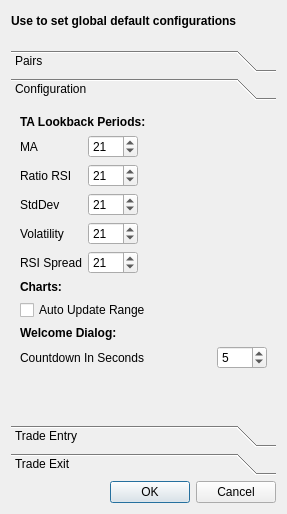
<?xml version="1.0" encoding="UTF-8"?>
<ui version="4.0">
 <class>GlobalConfigDialog</class>
 <widget class="QDialog" name="GlobalConfigDialog">
  <property name="geometry">
   <rect>
    <x>0</x>
    <y>0</y>
    <width>287</width>
    <height>514</height>
   </rect>
  </property>
  <property name="windowTitle">
   <string>Dialog</string>
  </property>
  <layout class="QVBoxLayout" name="verticalLayout_3">
   <item>
    <layout class="QHBoxLayout" name="horizontalLayout">
     <item>
      <widget class="QLabel" name="label_5">
       <property name="font">
        <font>
         <weight>75</weight>
         <bold>true</bold>
        </font>
       </property>
       <property name="text">
        <string>Use to set global default configurations</string>
       </property>
      </widget>
     </item>
     <item>
      <spacer name="horizontalSpacer">
       <property name="orientation">
        <enum>Qt::Horizontal</enum>
       </property>
       <property name="sizeHint" stdset="0">
        <size>
         <width>40</width>
         <height>20</height>
        </size>
       </property>
      </spacer>
     </item>
    </layout>
   </item>
   <item>
    <spacer name="verticalSpacer">
     <property name="orientation">
      <enum>Qt::Vertical</enum>
     </property>
     <property name="sizeType">
      <enum>QSizePolicy::Fixed</enum>
     </property>
     <property name="sizeHint" stdset="0">
      <size>
       <width>20</width>
       <height>13</height>
      </size>
     </property>
    </spacer>
   </item>
   <item>
    <widget class="QToolBox" name="toolBox">
     <property name="currentIndex">
      <number>1</number>
     </property>
     <widget class="QWidget" name="page_6">
      <property name="geometry">
       <rect>
        <x>0</x>
        <y>0</y>
        <width>98</width>
        <height>28</height>
       </rect>
      </property>
      <attribute name="label">
       <string>Pairs</string>
      </attribute>
      <widget class="QWidget" name="layoutWidget1">
       <property name="geometry">
        <rect>
         <x>1</x>
         <y>0</y>
         <width>158</width>
         <height>67</height>
        </rect>
       </property>
       <layout class="QFormLayout" name="formLayout_2">
        <item row="0" column="0">
         <widget class="QLabel" name="timeFrameLabel_3">
          <property name="maximumSize">
           <size>
            <width>75</width>
            <height>16777215</height>
           </size>
          </property>
          <property name="text">
           <string>Time Frame</string>
          </property>
         </widget>
        </item>
        <item row="0" column="1">
         <widget class="QComboBox" name="timeFrameComboBox_2">
          <property name="maximumSize">
           <size>
            <width>75</width>
            <height>16777215</height>
           </size>
          </property>
          <property name="currentIndex">
           <number>11</number>
          </property>
          <property name="maxVisibleItems">
           <number>11</number>
          </property>
          <item>
           <property name="text">
            <string>1 secs</string>
           </property>
          </item>
          <item>
           <property name="text">
            <string>5 secs</string>
           </property>
          </item>
          <item>
           <property name="text">
            <string>15 secs</string>
           </property>
          </item>
          <item>
           <property name="text">
            <string>30 secs</string>
           </property>
          </item>
          <item>
           <property name="text">
            <string>1 min</string>
           </property>
          </item>
          <item>
           <property name="text">
            <string>2 mins</string>
           </property>
          </item>
          <item>
           <property name="text">
            <string>3 mins</string>
           </property>
          </item>
          <item>
           <property name="text">
            <string>5 mins</string>
           </property>
          </item>
          <item>
           <property name="text">
            <string>15 mins</string>
           </property>
          </item>
          <item>
           <property name="text">
            <string>30 mins</string>
           </property>
          </item>
          <item>
           <property name="text">
            <string>1 hour</string>
           </property>
          </item>
          <item>
           <property name="text">
            <string>1 day</string>
           </property>
          </item>
         </widget>
        </item>
        <item row="1" column="0">
         <widget class="QLabel" name="lookbackLabel">
          <property name="text">
           <string>Lookback</string>
          </property>
         </widget>
        </item>
        <item row="1" column="1">
         <widget class="QSpinBox" name="lookbackSpinBox">
          <property name="maximumSize">
           <size>
            <width>75</width>
            <height>16777215</height>
           </size>
          </property>
          <property name="maximum">
           <number>1000</number>
          </property>
          <property name="value">
           <number>250</number>
          </property>
         </widget>
        </item>
       </layout>
      </widget>
     </widget>
     <widget class="QWidget" name="page_7">
      <property name="geometry">
       <rect>
        <x>0</x>
        <y>0</y>
        <width>269</width>
        <height>312</height>
       </rect>
      </property>
      <attribute name="label">
       <string>Configuration</string>
      </attribute>
      <layout class="QVBoxLayout" name="verticalLayout_4">
       <item>
        <layout class="QVBoxLayout" name="verticalLayout_2">
         <item>
          <widget class="QLabel" name="label_4">
           <property name="font">
            <font>
             <weight>75</weight>
             <bold>true</bold>
            </font>
           </property>
           <property name="text">
            <string>TA Lookback Periods:</string>
           </property>
          </widget>
         </item>
         <item>
          <layout class="QFormLayout" name="formLayout_4">
           <item row="0" column="0">
            <widget class="QLabel" name="maLabel">
             <property name="text">
              <string>MA</string>
             </property>
             <property name="buddy">
              <cstring>maPeriodSpinBox</cstring>
             </property>
            </widget>
           </item>
           <item row="0" column="1">
            <widget class="QSpinBox" name="maPeriodSpinBox">
             <property name="maximumSize">
              <size>
               <width>50</width>
               <height>16777215</height>
              </size>
             </property>
             <property name="toolTip">
              <string>&lt;html&gt;&lt;head/&gt;&lt;body&gt;&lt;p&gt;Moving Average&lt;/p&gt;&lt;/body&gt;&lt;/html&gt;</string>
             </property>
             <property name="maximum">
              <number>999</number>
             </property>
             <property name="value">
              <number>21</number>
             </property>
            </widget>
           </item>
           <item row="1" column="0">
            <widget class="QLabel" name="maLabel_2">
             <property name="text">
              <string>Ratio RSI</string>
             </property>
             <property name="buddy">
              <cstring>maPeriodSpinBox</cstring>
             </property>
            </widget>
           </item>
           <item row="1" column="1">
            <widget class="QSpinBox" name="rsiPeriodSpinBox">
             <property name="maximumSize">
              <size>
               <width>50</width>
               <height>16777215</height>
              </size>
             </property>
             <property name="toolTip">
              <string>&lt;html&gt;&lt;head/&gt;&lt;body&gt;&lt;p&gt;Moving Average&lt;/p&gt;&lt;/body&gt;&lt;/html&gt;</string>
             </property>
             <property name="maximum">
              <number>999</number>
             </property>
             <property name="value">
              <number>21</number>
             </property>
            </widget>
           </item>
           <item row="2" column="0">
            <widget class="QLabel" name="maLabel_3">
             <property name="text">
              <string>StdDev</string>
             </property>
             <property name="buddy">
              <cstring>maPeriodSpinBox</cstring>
             </property>
            </widget>
           </item>
           <item row="2" column="1">
            <widget class="QSpinBox" name="stdDevPeriodSpinBox">
             <property name="maximumSize">
              <size>
               <width>50</width>
               <height>16777215</height>
              </size>
             </property>
             <property name="toolTip">
              <string>&lt;html&gt;&lt;head/&gt;&lt;body&gt;&lt;p&gt;Moving Average&lt;/p&gt;&lt;/body&gt;&lt;/html&gt;</string>
             </property>
             <property name="maximum">
              <number>999</number>
             </property>
             <property name="value">
              <number>21</number>
             </property>
            </widget>
           </item>
           <item row="3" column="0">
            <widget class="QLabel" name="maLabel_10">
             <property name="text">
              <string>Volatility</string>
             </property>
             <property name="buddy">
              <cstring>maPeriodSpinBox</cstring>
             </property>
            </widget>
           </item>
           <item row="3" column="1">
            <widget class="QSpinBox" name="volatilityPeriodSpinBox">
             <property name="maximumSize">
              <size>
               <width>50</width>
               <height>16777215</height>
              </size>
             </property>
             <property name="toolTip">
              <string>&lt;html&gt;&lt;head/&gt;&lt;body&gt;&lt;p&gt;Moving Average&lt;/p&gt;&lt;/body&gt;&lt;/html&gt;</string>
             </property>
             <property name="maximum">
              <number>999</number>
             </property>
             <property name="value">
              <number>21</number>
             </property>
            </widget>
           </item>
           <item row="4" column="0">
            <widget class="QLabel" name="label_3">
             <property name="text">
              <string>RSI Spread</string>
             </property>
            </widget>
           </item>
           <item row="4" column="1">
            <widget class="QSpinBox" name="rsiSpreadSpinBox">
             <property name="maximumSize">
              <size>
               <width>50</width>
               <height>16777215</height>
              </size>
             </property>
             <property name="maximum">
              <number>999</number>
             </property>
             <property name="value">
              <number>21</number>
             </property>
            </widget>
           </item>
          </layout>
         </item>
        </layout>
       </item>
       <item>
        <layout class="QVBoxLayout" name="verticalLayout">
         <item>
          <widget class="QLabel" name="label_8">
           <property name="font">
            <font>
             <weight>75</weight>
             <bold>true</bold>
            </font>
           </property>
           <property name="text">
            <string>Charts:</string>
           </property>
          </widget>
         </item>
         <item>
          <widget class="QCheckBox" name="autoUpdateRangeCheckBox">
           <property name="text">
            <string>Auto Update Range</string>
           </property>
          </widget>
         </item>
        </layout>
       </item>
       <item>
        <widget class="QLabel" name="label_2">
         <property name="font">
          <font>
           <weight>75</weight>
           <bold>true</bold>
          </font>
         </property>
         <property name="text">
          <string>Welcome Dialog:</string>
         </property>
        </widget>
       </item>
       <item>
        <layout class="QHBoxLayout" name="horizontalLayout_2">
         <item>
          <widget class="QLabel" name="label_9">
           <property name="text">
            <string>Countdown In Seconds</string>
           </property>
          </widget>
         </item>
         <item>
          <widget class="QSpinBox" name="welcomeCountDownSpinBox">
           <property name="maximumSize">
            <size>
             <width>50</width>
             <height>16777215</height>
            </size>
           </property>
           <property name="value">
            <number>5</number>
           </property>
          </widget>
         </item>
        </layout>
       </item>
       <item>
        <spacer name="verticalSpacer_2">
         <property name="orientation">
          <enum>Qt::Vertical</enum>
         </property>
         <property name="sizeHint" stdset="0">
          <size>
           <width>20</width>
           <height>158</height>
          </size>
         </property>
        </spacer>
       </item>
      </layout>
     </widget>
     <widget class="QWidget" name="page_8">
      <property name="geometry">
       <rect>
        <x>0</x>
        <y>0</y>
        <width>195</width>
        <height>342</height>
       </rect>
      </property>
      <attribute name="label">
       <string>Trade Entry</string>
      </attribute>
      <layout class="QVBoxLayout" name="verticalLayout_6">
       <item>
        <layout class="QFormLayout" name="formLayout_3">
         <item row="0" column="0">
          <widget class="QLabel" name="label_6">
           <property name="text">
            <string>Account:</string>
           </property>
          </widget>
         </item>
         <item row="0" column="1">
          <widget class="QComboBox" name="managedAccountsComboBox_2">
           <property name="maximumSize">
            <size>
             <width>100</width>
             <height>16777215</height>
            </size>
           </property>
          </widget>
         </item>
         <item row="1" column="0">
          <widget class="QLabel" name="label_7">
           <property name="text">
            <string>Amount $</string>
           </property>
          </widget>
         </item>
         <item row="1" column="1">
          <widget class="QSpinBox" name="tradeEntryAmountSpinBox_2">
           <property name="minimumSize">
            <size>
             <width>75</width>
             <height>0</height>
            </size>
           </property>
           <property name="maximumSize">
            <size>
             <width>75</width>
             <height>16777215</height>
            </size>
           </property>
           <property name="showGroupSeparator" stdset="0">
            <bool>true</bool>
           </property>
           <property name="maximum">
            <number>1000000</number>
           </property>
           <property name="singleStep">
            <number>100</number>
           </property>
           <property name="value">
            <number>10000</number>
           </property>
          </widget>
         </item>
         <item row="2" column="0">
          <widget class="QCheckBox" name="tradeEntryRSIUpperCheckBox_2">
           <property name="text">
            <string>RSI Upper</string>
           </property>
          </widget>
         </item>
         <item row="2" column="1">
          <widget class="QSpinBox" name="tradeEntryRSIUpperSpinBox_2">
           <property name="maximumSize">
            <size>
             <width>75</width>
             <height>16777215</height>
            </size>
           </property>
           <property name="value">
            <number>70</number>
           </property>
          </widget>
         </item>
         <item row="3" column="0">
          <widget class="QCheckBox" name="tradeEntryRSILowerCheckBox_3">
           <property name="text">
            <string>RSI Lower</string>
           </property>
          </widget>
         </item>
         <item row="3" column="1">
          <widget class="QSpinBox" name="tradeEntryRSILowerSpinBox_3">
           <property name="maximumSize">
            <size>
             <width>75</width>
             <height>16777215</height>
            </size>
           </property>
           <property name="value">
            <number>30</number>
           </property>
          </widget>
         </item>
         <item row="4" column="0">
          <widget class="QCheckBox" name="tradeEntryPercentFromMeanCheckBox_2">
           <property name="text">
            <string>% From Mean</string>
           </property>
          </widget>
         </item>
         <item row="4" column="1">
          <widget class="QDoubleSpinBox" name="tradeEntryPercentFromMeanDoubleSpinBox_2">
           <property name="maximumSize">
            <size>
             <width>75</width>
             <height>16777215</height>
            </size>
           </property>
           <property name="maximum">
            <double>999.990000000000009</double>
           </property>
          </widget>
         </item>
         <item row="5" column="0">
          <widget class="QLabel" name="label_16">
           <property name="text">
            <string>Num StdDev Layers</string>
           </property>
          </widget>
         </item>
         <item row="5" column="1">
          <widget class="QSpinBox" name="tradeEntryNumStdDevLayersSpinBox_2">
           <property name="maximumSize">
            <size>
             <width>75</width>
             <height>16777215</height>
            </size>
           </property>
           <property name="alignment">
            <set>Qt::AlignCenter</set>
           </property>
           <property name="readOnly">
            <bool>false</bool>
           </property>
           <property name="maximum">
            <number>5</number>
           </property>
          </widget>
         </item>
         <item row="6" column="0">
          <widget class="QCheckBox" name="waitCheckBox_2">
           <property name="enabled">
            <bool>true</bool>
           </property>
           <property name="text">
            <string>Wait</string>
           </property>
          </widget>
         </item>
         <item row="7" column="0">
          <widget class="QCheckBox" name="layerBufferCheckBox_2">
           <property name="enabled">
            <bool>true</bool>
           </property>
           <property name="text">
            <string>Buffer</string>
           </property>
          </widget>
         </item>
         <item row="7" column="1">
          <widget class="QDoubleSpinBox" name="layerBufferDoubleSpinBox_2">
           <property name="enabled">
            <bool>true</bool>
           </property>
           <property name="maximumSize">
            <size>
             <width>75</width>
             <height>16777215</height>
            </size>
           </property>
          </widget>
         </item>
        </layout>
       </item>
       <item>
        <widget class="QTabWidget" name="layersTabWidget_2">
         <property name="currentIndex">
          <number>0</number>
         </property>
         <property name="tabBarAutoHide">
          <bool>true</bool>
         </property>
         <widget class="QWidget" name="tab">
          <attribute name="title">
           <string>Page</string>
          </attribute>
          <layout class="QFormLayout" name="formLayout">
           <item row="0" column="0">
            <widget class="QLabel" name="label">
             <property name="text">
              <string>Std Dev</string>
             </property>
            </widget>
           </item>
           <item row="0" column="1">
            <widget class="QDoubleSpinBox" name="layerStdDevDoubleSpinBox">
             <property name="maximumSize">
              <size>
               <width>50</width>
               <height>16777215</height>
              </size>
             </property>
             <property name="decimals">
              <number>2</number>
             </property>
             <property name="singleStep">
              <double>0.100000000000000</double>
             </property>
             <property name="value">
              <double>2.800000000000000</double>
             </property>
            </widget>
           </item>
           <item row="1" column="0">
            <widget class="QCheckBox" name="layerTrailCheckBox">
             <property name="text">
              <string>Trail</string>
             </property>
            </widget>
           </item>
           <item row="1" column="1">
            <widget class="QDoubleSpinBox" name="layerTrailDoubleSpinBox">
             <property name="maximumSize">
              <size>
               <width>50</width>
               <height>16777215</height>
              </size>
             </property>
             <property name="decimals">
              <number>2</number>
             </property>
             <property name="singleStep">
              <double>0.100000000000000</double>
             </property>
             <property name="value">
              <double>0.300000000000000</double>
             </property>
            </widget>
           </item>
           <item row="2" column="0">
            <widget class="QCheckBox" name="layerStdMinCheckBox">
             <property name="enabled">
              <bool>true</bool>
             </property>
             <property name="text">
              <string>Std Min</string>
             </property>
            </widget>
           </item>
           <item row="2" column="1">
            <widget class="QDoubleSpinBox" name="layerStdMinDoubleSpinBox">
             <property name="enabled">
              <bool>true</bool>
             </property>
             <property name="maximumSize">
              <size>
               <width>50</width>
               <height>16777215</height>
              </size>
             </property>
             <property name="decimals">
              <number>2</number>
             </property>
             <property name="singleStep">
              <double>0.100000000000000</double>
             </property>
             <property name="value">
              <double>3.000000000000000</double>
             </property>
            </widget>
           </item>
          </layout>
         </widget>
        </widget>
       </item>
      </layout>
     </widget>
     <widget class="QWidget" name="page_9">
      <property name="geometry">
       <rect>
        <x>0</x>
        <y>0</y>
        <width>164</width>
        <height>90</height>
       </rect>
      </property>
      <attribute name="label">
       <string>Trade Exit</string>
      </attribute>
      <layout class="QFormLayout" name="formLayout_5">
       <item row="0" column="0">
        <widget class="QCheckBox" name="tradeExitPercentStopLossCheckBox_2">
         <property name="text">
          <string>% Stop Loss</string>
         </property>
        </widget>
       </item>
       <item row="0" column="1">
        <widget class="QDoubleSpinBox" name="tradeExitPercentStopLossDoubleSpinBox_2">
         <property name="maximumSize">
          <size>
           <width>50</width>
           <height>16777215</height>
          </size>
         </property>
        </widget>
       </item>
       <item row="1" column="0">
        <widget class="QCheckBox" name="tradeExitPercentFromMeanCheckBox_2">
         <property name="text">
          <string>% From Mean</string>
         </property>
        </widget>
       </item>
       <item row="1" column="1">
        <widget class="QSpinBox" name="tradeExitPercentFromMeanDoubleSpinBox_2">
         <property name="maximumSize">
          <size>
           <width>50</width>
           <height>16777215</height>
          </size>
         </property>
         <property name="maximum">
          <number>999</number>
         </property>
         <property name="value">
          <number>5</number>
         </property>
        </widget>
       </item>
       <item row="2" column="0">
        <widget class="QCheckBox" name="tradeExitStdDevCheckBox_2">
         <property name="text">
          <string>Std Dev</string>
         </property>
        </widget>
       </item>
       <item row="2" column="1">
        <widget class="QDoubleSpinBox" name="tradeExitStdDevDoubleSpinBox_2">
         <property name="maximumSize">
          <size>
           <width>50</width>
           <height>16777215</height>
          </size>
         </property>
         <property name="decimals">
          <number>2</number>
         </property>
         <property name="singleStep">
          <double>0.100000000000000</double>
         </property>
         <property name="value">
          <double>0.300000000000000</double>
         </property>
        </widget>
       </item>
      </layout>
     </widget>
    </widget>
   </item>
   <item>
    <widget class="QDialogButtonBox" name="buttonBox">
     <property name="orientation">
      <enum>Qt::Horizontal</enum>
     </property>
     <property name="standardButtons">
      <set>QDialogButtonBox::Cancel|QDialogButtonBox::Ok</set>
     </property>
    </widget>
   </item>
  </layout>
 </widget>
 <resources/>
 <connections>
  <connection>
   <sender>buttonBox</sender>
   <signal>accepted()</signal>
   <receiver>GlobalConfigDialog</receiver>
   <slot>accept()</slot>
   <hints>
    <hint type="sourcelabel">
     <x>248</x>
     <y>254</y>
    </hint>
    <hint type="destinationlabel">
     <x>157</x>
     <y>274</y>
    </hint>
   </hints>
  </connection>
  <connection>
   <sender>buttonBox</sender>
   <signal>rejected()</signal>
   <receiver>GlobalConfigDialog</receiver>
   <slot>reject()</slot>
   <hints>
    <hint type="sourcelabel">
     <x>316</x>
     <y>260</y>
    </hint>
    <hint type="destinationlabel">
     <x>286</x>
     <y>274</y>
    </hint>
   </hints>
  </connection>
 </connections>
</ui>
